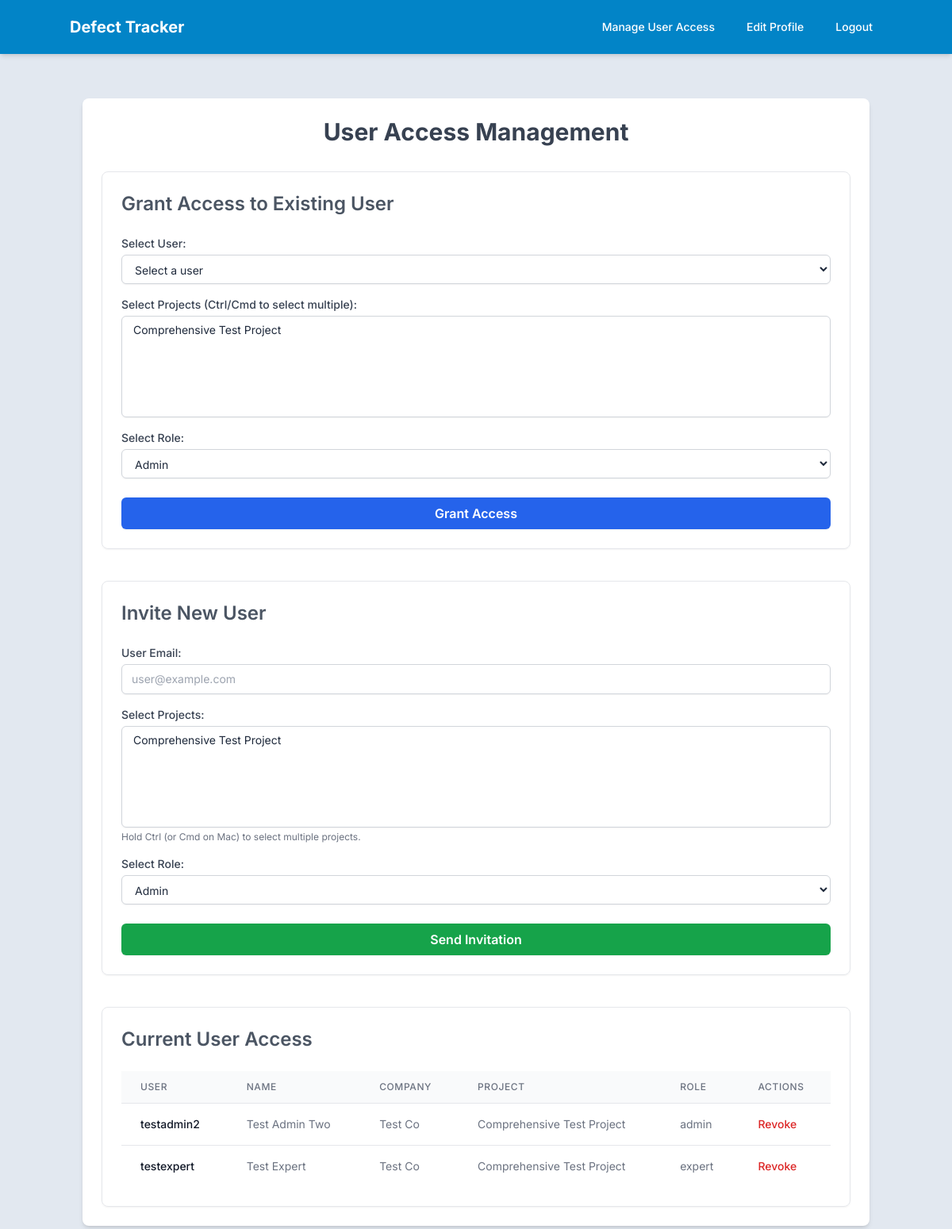
Screenshot of /manage_access (signed in) with the database file from the repository.
### app.py (models this page shows)
class User(UserMixin, db.Model):
    __tablename__ = 'users'
    id = db.Column(db.Integer, primary_key=True)
    username = db.Column(db.String(255), unique=True, nullable=False)
    email = db.Column(db.String(255), unique=True, nullable=True)
    password = db.Column(db.String(255), nullable=False)
    role = db.Column(db.String(50), nullable=False)
    status = db.Column(db.String(50), nullable=False, default='pending_activation')
    name = db.Column(db.String(255), nullable=False, server_default="N/A")
    company = db.Column(db.String(255), nullable=False, server_default="N/A")
    projects = db.relationship('ProjectAccess', back_populates='user', cascade='all, delete-orphan')

class ProjectAccess(db.Model):
    __tablename__ = 'project_access'
    id = db.Column(db.Integer, primary_key=True)
    user_id = db.Column(db.Integer, db.ForeignKey('users.id'), nullable=False)
    project_id = db.Column(db.Integer, db.ForeignKey('projects.id'), nullable=False)
    role = db.Column(db.String(50), nullable=False)
    user = db.relationship('User', back_populates='projects')
    project = db.relationship('Project')

class Project(db.Model):
    __tablename__ = 'projects'
    id = db.Column(db.Integer, primary_key=True)
    name = db.Column(db.String(255))
    defects = db.relationship('Defect', back_populates='project', cascade='all, delete-orphan')
    checklists = db.relationship('Checklist', back_populates='project', cascade='all, delete-orphan')
    accesses = db.relationship('ProjectAccess', back_populates='project', cascade='all, delete-orphan')
    drawings = db.relationship('Drawing', back_populates='project', cascade='all, delete-orphan')

### app.py (the view, shortened to what this page needs)
@app.route('/manage_access', methods=['GET', 'POST'])
@login_required
def manage_access():
    if current_user.role != 'admin':
        flash('Only admins can manage access.', 'error')
        return redirect(url_for('index'))
    admin_project_accesses = ProjectAccess.query.filter_by(user_id=current_user.id).all()
    admin_project_ids = [pa.project_id for pa in admin_project_accesses]
    manageable_projects = []
    relevant_users = [] # Ensure this is initialized
    if admin_project_ids:
        manageable_projects = Project.query.filter(Project.id.in_(admin_project_ids)).order_by(Project.name).all()
        shared_project_access_entries = ProjectAccess.query.filter(
            ProjectAccess.project_id.in_(admin_project_ids)
        ).all()
        if shared_project_access_entries:
            user_ids_on_shared_projects = {pa.user_id for pa in shared_project_access_entries}
            if user_ids_on_shared_projects:
                relevant_users = User.query.filter(
                    User.id.in_(user_ids_on_shared_projects),
                    User.id != current_user.id,
                    User.status == 'active'
                ).all()
    return render_template('manage_access.html', users=relevant_users, projects=manageable_projects, admin_project_ids=admin_project_ids)

### app.py (called while the page is built)
@login_manager.user_loader
def load_user(user_id):
    return db.session.get(User, int(user_id))

@app.context_processor
def utility_processor():
    def get_absolute_static_path_for_template(relative_path):
        if not relative_path:
            return None
        if ".." in relative_path:
            logger.warning(f"Potential path traversal attempt in get_absolute_static_path: {relative_path}")
            return None # Or raise an error, or return a placeholder
        absolute_path = os.path.normpath(os.path.join(app.static_folder, relative_path.lstrip('/\\')))
        if os.path.commonprefix([absolute_path, app.static_folder]) != app.static_folder:
            logger.warning(f"Path {absolute_path} resolved outside static folder from relative path {relative_path}")
            return None # Or some placeholder
        return absolute_path
    return dict(get_absolute_static_path=get_absolute_static_path_for_template)

@app.context_processor
def inject_accessible_projects():
    if current_user.is_authenticated:
        accessible_project_objects = []
        project_accesses = ProjectAccess.query.filter_by(user_id=current_user.id).all()
        project_ids = [access.project_id for access in project_accesses]
        if project_ids:
            accessible_project_objects = Project.query.filter(Project.id.in_(project_ids)).order_by(Project.name).all()
        return dict(accessible_projects=accessible_project_objects)
    return dict(accessible_projects=[])

### templates/manage_access.html (shortened to what this page needs)
{% extends "layout.html" %}
{% block content %}
<div class="container mx-auto mt-10 p-6 bg-white shadow-md rounded-lg">
    <h1 class="text-3xl font-bold mb-8 text-center text-gray-700">User Access Management</h1>
    <section class="mb-10 p-6 border border-gray-200 rounded-lg shadow-sm">
        <h2 class="text-2xl font-semibold mb-6 text-gray-600">Grant Access to Existing User</h2>
        <form id="grantAccessForm" method="POST" action="{{ url_for('manage_access') }}">
            <div class="mb-4">
                <label for="user_id" class="block text-sm font-medium text-gray-700 mb-1">Select User:</label>
                <select name="user_id" id="user_id" required class="mt-1 block w-full py-2 px-3 border border-gray-300 bg-white rounded-md shadow-sm focus:outline-none focus:ring-indigo-500 focus:border-indigo-500 sm:text-sm">
                    {% if users %}
                        <option value="" disabled selected>Select a user</option>
                    {% else %}
                        <option value="" disabled selected>No users available</option>
                    {% endif %}
                </select>
            </div>
            <div class="mb-4">
                <label for="project_ids" class="block text-sm font-medium text-gray-700 mb-1">Select Projects (Ctrl/Cmd to select multiple):</label>
                <select name="project_ids" id="project_ids" multiple required class="mt-1 block w-full py-2 px-3 border border-gray-300 bg-white rounded-md shadow-sm focus:outline-none focus:ring-indigo-500 focus:border-indigo-500 sm:text-sm h-32">
                    {% if projects %}
                        {% for project in projects %}
                            <option value="{{ project.id }}">{{ project.name }}</option>
                        {% endfor %}
                    {% else %}
                        <option value="" disabled>No projects available</option>
                    {% endif %}
                </select>
            </div>
            <div class="mb-6">
                <label for="role" class="block text-sm font-medium text-gray-700 mb-1">Select Role:</label>
                <select name="role" id="role" required class="mt-1 block w-full py-2 px-3 border border-gray-300 bg-white rounded-md shadow-sm focus:outline-none focus:ring-indigo-500 focus:border-indigo-500 sm:text-sm">
                    <option value="admin">Admin</option>
                </select>
            </div>
            <button type="submit" class="w-full bg-blue-600 hover:bg-blue-700 text-white font-semibold py-2 px-4 rounded-md shadow-sm focus:outline-none focus:ring-2 focus:ring-offset-2 focus:ring-blue-500">
                Grant Access
            </button>
        </form>
    </section>
    <section class="mb-10 p-6 border border-gray-200 rounded-lg shadow-sm">
        <h2 class="text-2xl font-semibold mb-6 text-gray-600">Invite New User</h2>
        <form id="inviteNewUserForm" method="POST" action="{{ url_for('invite') }}">
            <div class="mb-4">
                <label for="email" class="block text-sm font-medium text-gray-700 mb-1">User Email:</label>
                <input type="email" name="email" id="email" required class="mt-1 block w-full py-2 px-3 border border-gray-300 rounded-md shadow-sm focus:outline-none focus:ring-indigo-500 focus:border-indigo-500 sm:text-sm" placeholder="user@example.com">
            </div>
            <div class="mb-4">
                <label for="invite_project_ids" class="block text-sm font-medium text-gray-700 mb-1">Select Projects:</label>
                <select name="invite_project_ids" id="invite_project_ids" required multiple class="mt-1 block w-full py-2 px-3 border border-gray-300 bg-white rounded-md shadow-sm focus:outline-none focus:ring-indigo-500 focus:border-indigo-500 sm:text-sm h-32">
                    {% if projects %}
                        {% for project in projects %}
                            <option value="{{ project.id }}">{{ project.name }}</option>
                        {% endfor %}
                    {% else %}
                        <option value="" disabled>No projects available</option>
                    {% endif %}
                </select>
                <p class="text-xs text-gray-500 mt-1">Hold Ctrl (or Cmd on Mac) to select multiple projects.</p>
            </div>
            <div class="mb-6">
                <label for="invite_role" class="block text-sm font-medium text-gray-700 mb-1">Select Role:</label>
                <select name="role" id="invite_role" required class="mt-1 block w-full py-2 px-3 border border-gray-300 bg-white rounded-md shadow-sm focus:outline-none focus:ring-indigo-500 focus:border-indigo-500 sm:text-sm">
                    <option value="admin">Admin</option>
                </select>
            </div>
            <button type="submit" class="w-full bg-green-600 hover:bg-green-700 text-white font-semibold py-2 px-4 rounded-md shadow-sm focus:outline-none focus:ring-2 focus:ring-offset-2 focus:ring-green-500">
                Send Invitation
            </button>
        </form>
    </section>
    <section class="p-6 border border-gray-200 rounded-lg shadow-sm">
        <h2 class="text-2xl font-semibold mb-6 text-gray-600">Current User Access</h2>
        <div class="overflow-x-auto">
            <table class="min-w-full divide-y divide-gray-200">
                <thead class="bg-gray-50">
                    <tr>
                        <th scope="col" class="px-6 py-3 text-left text-xs font-medium text-gray-500 uppercase tracking-wider">User</th>
                        <th scope="col" class="px-6 py-3 text-left text-xs font-medium text-gray-500 uppercase tracking-wider">Name</th>
                        <th scope="col" class="px-6 py-3 text-left text-xs font-medium text-gray-500 uppercase tracking-wider">Company</th>
                        <th scope="col" class="px-6 py-3 text-left text-xs font-medium text-gray-500 uppercase tracking-wider">Project</th>
                        <th scope="col" class="px-6 py-3 text-left text-xs font-medium text-gray-500 uppercase tracking-wider">Role</th>
                        <th scope="col" class="px-6 py-3 text-left text-xs font-medium text-gray-500 uppercase tracking-wider">Actions</th>
                    </tr>
                </thead>
                <tbody class="bg-white divide-y divide-gray-200">
                    {% if users %}
                        {% for user in users %}
                            {% for project_access in user.projects %}
                                {% if project_access.project_id in admin_project_ids %}
                                    <tr>
                                        <td class="px-6 py-4 whitespace-nowrap text-sm font-medium text-gray-900">{{ user.username }}</td>
                                        <td class="px-6 py-4 whitespace-nowrap text-sm text-gray-500">{{ user.name }}</td>
                                        <td class="px-6 py-4 whitespace-nowrap text-sm text-gray-500">{{ user.company }}</td>
                                        <td class="px-6 py-4 whitespace-nowrap text-sm text-gray-500">{{ project_access.project.name }}</td>
                                        <td class="px-6 py-4 whitespace-nowrap text-sm text-gray-500">{{ project_access.role }}</td>
                                        <td class="px-6 py-4 whitespace-nowrap text-sm font-medium">
                                            <form method="POST" action="{{ url_for('revoke_access', project_access_id=project_access.id) }}" class="inline">
                                                <button type="submit" class="text-red-600 hover:text-red-800" onclick="return confirm('Are you sure you want to revoke this access?');">Revoke</button>
                                            </form>
                                        </td>
                                    </tr>
                                {% endif %}
                            {% endfor %}
                        {% endfor %}
                    {% else %}
                        <tr>
                            <td colspan="6" class="px-6 py-4 whitespace-nowrap text-sm text-gray-500 text-center">No users to display.</td>
                        </tr>
                    {% endif %}
                </tbody>
            </table>
        </div>
    </section>
</div>
{% endblock %}

### templates/layout.html (style rules this page uses)
:root { --color-primary: #0284c7; --color-primary-hover: #0369a1; --color-secondary: #e2e8f0; --color-secondary-text: #1e293b; }
.bg-secondary { background-color: var(--color-secondary); }
.text-secondary-text { color: var(--color-secondary-text); }

### rows the page displays
User: username "testadmin2", name "Test Admin Two", company "Test Co"
ProjectAccess: project.name "Comprehensive Test Project", role "admin"
User: username "testexpert", name "Test Expert", company "Test Co"
ProjectAccess: project.name "Comprehensive Test Project", role "expert"
